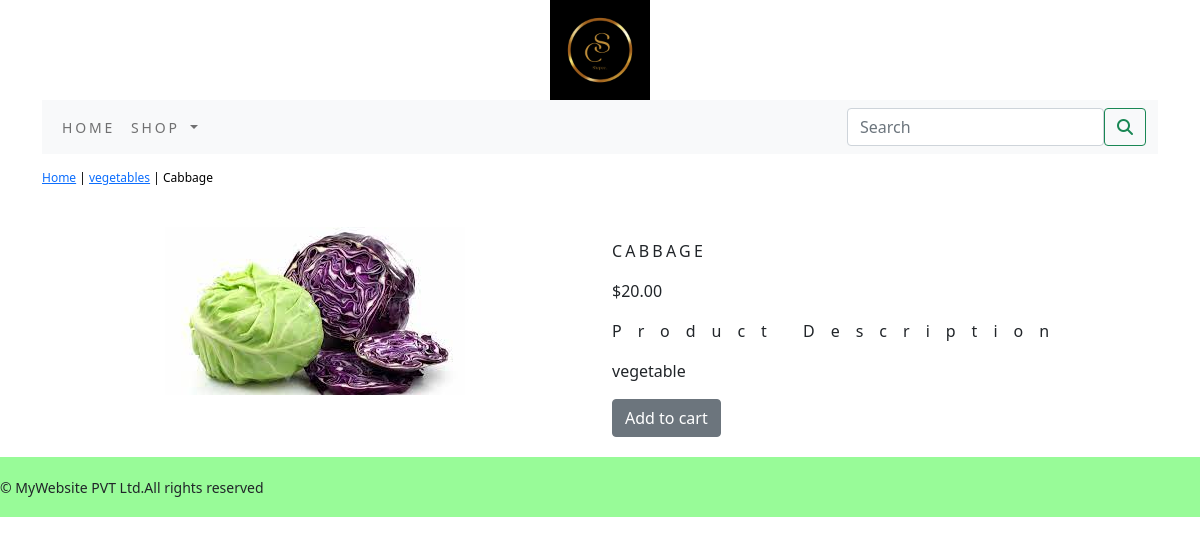
The app's page /shop/vegetables/cabbage/ with its own data.
### shopapp/models.py (models this page shows, shortened)
class Product(models.Model):
    name=models.CharField(max_length=250,unique=True)
    slug=models.SlugField(max_length=250,unique=True)
    description=models.TextField(blank=True)
    price=models.DecimalField(max_digits=10,decimal_places=2)
    category=models.ForeignKey(Category,on_delete=models.CASCADE)
    image=models.ImageField(upload_to='product',blank=True)
    stock=models.IntegerField()
    available=models.BooleanField(default=True)
    created=models.DateTimeField(auto_now_add=True)
    updated=models.DateTimeField(auto_now=True)
    class Meta:
        ordering=('name',)
        verbose_name='product'
        verbose_name_plural='products'

class Category(models.Model):
    name=models.CharField(max_length=250,unique=True)
    slug=models.SlugField(max_length=250,unique=True)
    description=models.TextField(blank=True)
    image=models.ImageField(upload_to='category',blank=True)
    class Meta:
        ordering=('name',)
        verbose_name='category'
        verbose_name_plural='categories'
    def get_url(self):
        return reverse('shopapp:products_by_category',args=[self.slug])
    def __str__(self):
        return '{}'.format(self.name)

### shopapp/views.py (the view)
# urls.py: path('<slug:c_slug>/<slug:product_slug>/', views.proDetail,name='prodCatDetail'),
def proDetail(request,c_slug,product_slug):
    try:
        product=Product.objects.get(category__slug=c_slug,slug=product_slug)
    except Exception as e:
        raise e
    return render(request,'product.html',{'product':product})

### cart/context_processors.py (called while the page is built)
def counter(request):
    item_count=0
    if 'admin' in request.path:
        return {}
    else:
        try:
            cart=Cart.objects.filter(cart_id=_cart_id(request))
            cart_items=CartItem.objects.all().filter(cart=cart[:1])
            for cart_item in cart_items:
                item_count += cart_item.quantity
        except Cart.DoesNotExist:
            item_count = 0
    return dict(item_count=item_count)

### cart/views.py (called while the page is built)
def _cart_id(request):
    cart=request.session.session_key
    if not cart:
        cart=request.session.create()
    return cart

### shopapp/context_processors.py (called while the page is built)
def menu_links(request):
    links=Category.objects.all()
    return dict(links=links)

### templates/product.html (shortened to what this page needs)
{% extends 'base.html' %}
{% load static %}
{% block content %}
<div class="row my_prod_row_class">
    <div class="mx_auto">
        <p><a href="{% url 'shopapp:allProductCat' %}">Home</a> | <a href="{{product.category.get_url}}">{{product.category}}</a> | {{product.name}}</p>
    </div>
<div class="container">
<br>
<div class="row">
    <div class="col-12 col-sm-12 col-md-12 col-lg-6 text-center">
        <div style="min-width:18rem">
            <img src="{{product.image.url}}" alt="{{product.name}}">
        </div>
    </div>
        <div class="col-12 col-sm-12 col-md-12 col-lg-6">
            <div>
            <h1 class="my_prod_title">{{product.name}}</h1>
            <p>${{product.price}}</p>
            <p class="my_title">Product Description</p>
            <p class="text-justify my_prod_text">{{product.description}}</p>
            {% if product.stock <= 0 %}
            <p class="text-justify my_prod_text"><b>Out of stock</b></p>
            {% else %}
            <a class="btn btn-secondary" href="{% url 'cart:add_cart' product.id %}">Add to cart</a>
            {% endif %}
    </div>
 </div>
        </div>
</div>
</div>
{% endblock %}

### static/css/custom.css (style rules this page uses)
body { font-family: 'REM', sans-serif; }
.my_title { font-size:16px; text_transform:uppercase; letter-spacing: 1em; }
.my_prod_row_class { padding-top:15px; padding-bottom:20px; }
.my_prod_row_class .mx_auto { color:#000; font-size:12px; text-decoration:none; }
.my_prod_title { font-size:16px; text-transform:uppercase; letter-spacing:.2em; padding-top:15px; padding-bottom:10px; }
.my_prod_text { padding-right:20px; }

### records on screen
Product: category "vegetables", name "Cabbage", image (picture), name "CABBAGE", price "20.00", description "vegetable"
